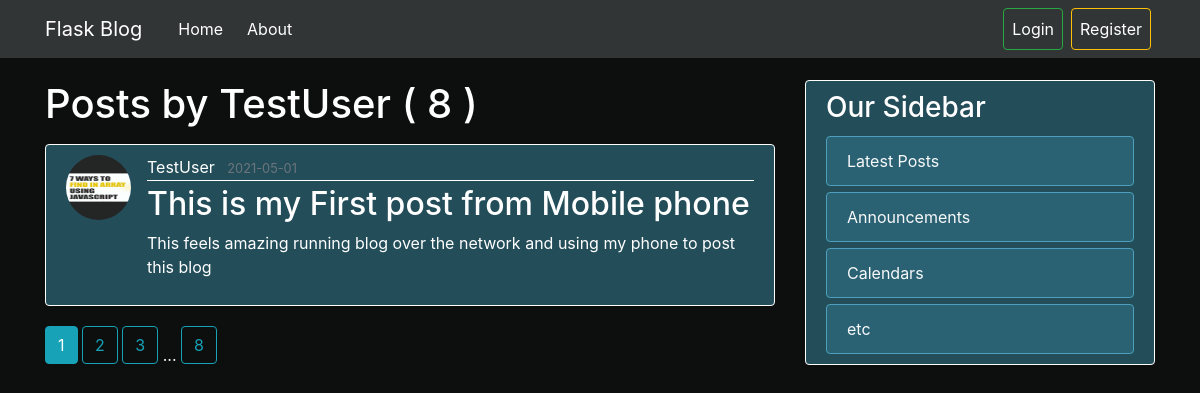
Page /user/TestUser on the committed database.
### flaskblog/models.py (models this page shows, shortened)
class User(db.Model, UserMixin):
    id = db.Column(db.Integer, primary_key=True)
    username = db.Column(db.String(20), unique=True, nullable=False)
    email = db.Column(db.String(120), unique=True, nullable=False)
    image_file = db.Column(db.String(20), nullable=False, default='default.jpg')
    password = db.Column(db.String(60), nullable=False)
    posts = db.relationship('Post', backref='author', lazy=True)

class Post(db.Model):
     id = db.Column(db.Integer, primary_key=True)
     title = db.Column(db.String(100), nullable=False)
     date_posted = db.Column(db.DateTime, nullable=False, default=datetime.utcnow)
     content = db.Column(db.Text, nullable=False)
     user_id = db.Column(db.Integer, db.ForeignKey('user.id'), nullable=False)

### flaskblog/users/routes.py (the view)
@users.route("/user/<string:username>")
def user_posts(username):
    page = request.args.get('page', 1, type=int)
    user=User.query.filter_by(username=username).first_or_404()
    posts=Post.query.filter_by(author=user).order_by(Post.date_posted.desc()).paginate(page=page, per_page=1)
    return render_template("user_posts.html", posts=posts, user=user)

### flaskblog/templates/user_posts.html
{% extends "layout.html" %}
{% block content %}
    <h1 class="mb-3" >Posts by {{ user.username }} ( {{ posts.total }} )</h1>
  {% for post in posts.items %}
  <article class="media content-section">
    <img class="rounded-circle article-img" src="{{ url_for('static', filename='profile_pics/' + post.author.image_file) }}" alt="">
    <div class="media-body">
      <div class="article-metadata">
        <a class="mr-2" href="{{ url_for('users.user_posts', username=post.author.username)}}">{{ post.author.username }}</a>
        <small class="text-muted">{{ post.date_posted.strftime('%Y-%m-%d') }}</small>
      </div>
      <h2><a class="article-title" href="{{ url_for('posts.post', post_id=post.id) }}">{{ post.title }}</a></h2>
      <p class="article-content">{{ post.content }}</p>
    </div>
  </article>
  {% endfor %}
  {% for page_num in posts.iter_pages(left_edge=1, right_edge=1, left_current=1, right_current=2) %}
    {% if page_num %}
      {% if posts.page == page_num %}
        <a class="btn btn-info mb-4" href="{{ url_for('users.user_posts', username=user.username, page=page_num) }}">{{ page_num }}</a>
      {% else %}
        <a class="btn btn-outline-info mb-4" href="{{ url_for('users.user_posts', username=user.username, page=page_num) }}">{{ page_num }}</a>
      {% endif %}
    {% else %}
    ...
    {% endif %}
  {% endfor %}
{% endblock content%}

### flaskblog/static/main.css (style rules this page uses)
body { background: #0d0e0e; color: #fff; margin-top: 5rem; }
h1, h2, h3, h4, h5, h6 { color: #fff; }
.content-section { background: #244d5a; padding: 10px 20px; border: 1px solid #fff; border-radius: 4px; margin-bottom: 20px; }
.article-title { color: #fff; }
.article-content { white-space: pre-line; }
.article-img { height: 65px; width: 65px; margin-right: 16px; }
.article-metadata { padding-bottom: 1px; color: #fff; margin-bottom: 4px; border-bottom: 1px solid #fff; }
.article-metadata a { color: #fff; }

### rows in the picture
User: username "TestUser"
Post: image_file (picture), author.username "TestUser", date_posted "2021-05-01", title "This is my First post from Mobile phone", content "This feels amazing running blog over the network and using my phone to post this blog"

### other values in the picture
{{ posts.total }} "8"
{{ page_num }} "1"
{{ page_num }} "2" "3" "8"
